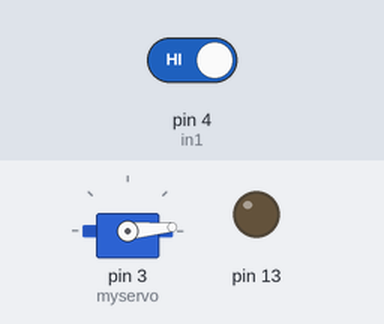
A sketch run on a simulated Arduino Uno, built with avr-gcc and run on an emulated ATmega328P. Shown: servo, output pins drawn as LEDs (lit = HIGH). The inputs (shaded band) are chosen by the test bench; at power-on: pin 4 (in1) HIGH.

Above: at 16.8 s.
16.9 s: pin 4 (in1) driven LOW
At 23.1 s:
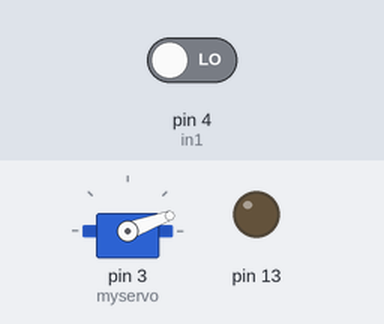
At 24.6 s:
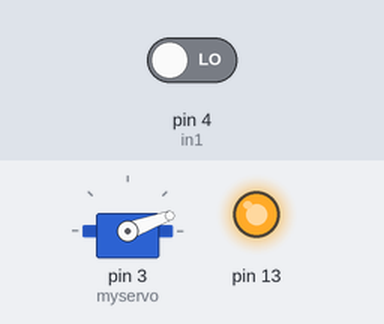
30.6 s: pin 4 (in1) driven HIGH
Timing chart, 0 to 44.5 s (numbered marks = the images above; inputs shaded):
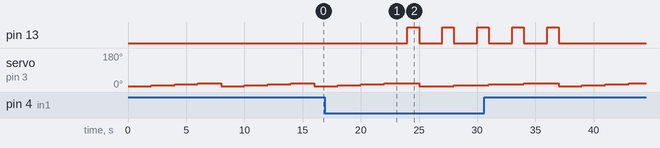

Measured:
- after the input at 16.9 s, pin 13: alternates HIGH for 1.0 s and LOW for 2.0 s, starting after 7.1 s

The sketch:

waage_pos_0_test.ino
```cpp
#include <Servo.h>
int in1 = 4;
int waage ;
Servo myservo;
void setup() {
  myservo.attach(3);
  pinMode(13, OUTPUT);
}

void loop() {
  waage = !digitalRead(in1);

  if (waage == HIGH) {
    digitalWrite(13, HIGH);
    delay(1000);
    digitalWrite(13, LOW);
  }
  myservo.write(5);
  delay(2000);
  if (waage == HIGH) {
    digitalWrite(13, HIGH);
    delay(1000);
    digitalWrite(13, LOW);
  }
  myservo.write(10);
  delay(2000);
  if (waage == HIGH) {
    digitalWrite(13, HIGH);
    delay(1000);
    digitalWrite(13, LOW);
  }

  myservo.write(15);
  delay(2000);
  if (waage == HIGH) {
    digitalWrite(13, HIGH);
    delay(1000);
    digitalWrite(13, LOW);
  }
  myservo.write(20);
  delay(2000);
  if (waage == HIGH) {
    digitalWrite(13, HIGH);
    delay(1000);
    digitalWrite(13, LOW);
  }


}
```
